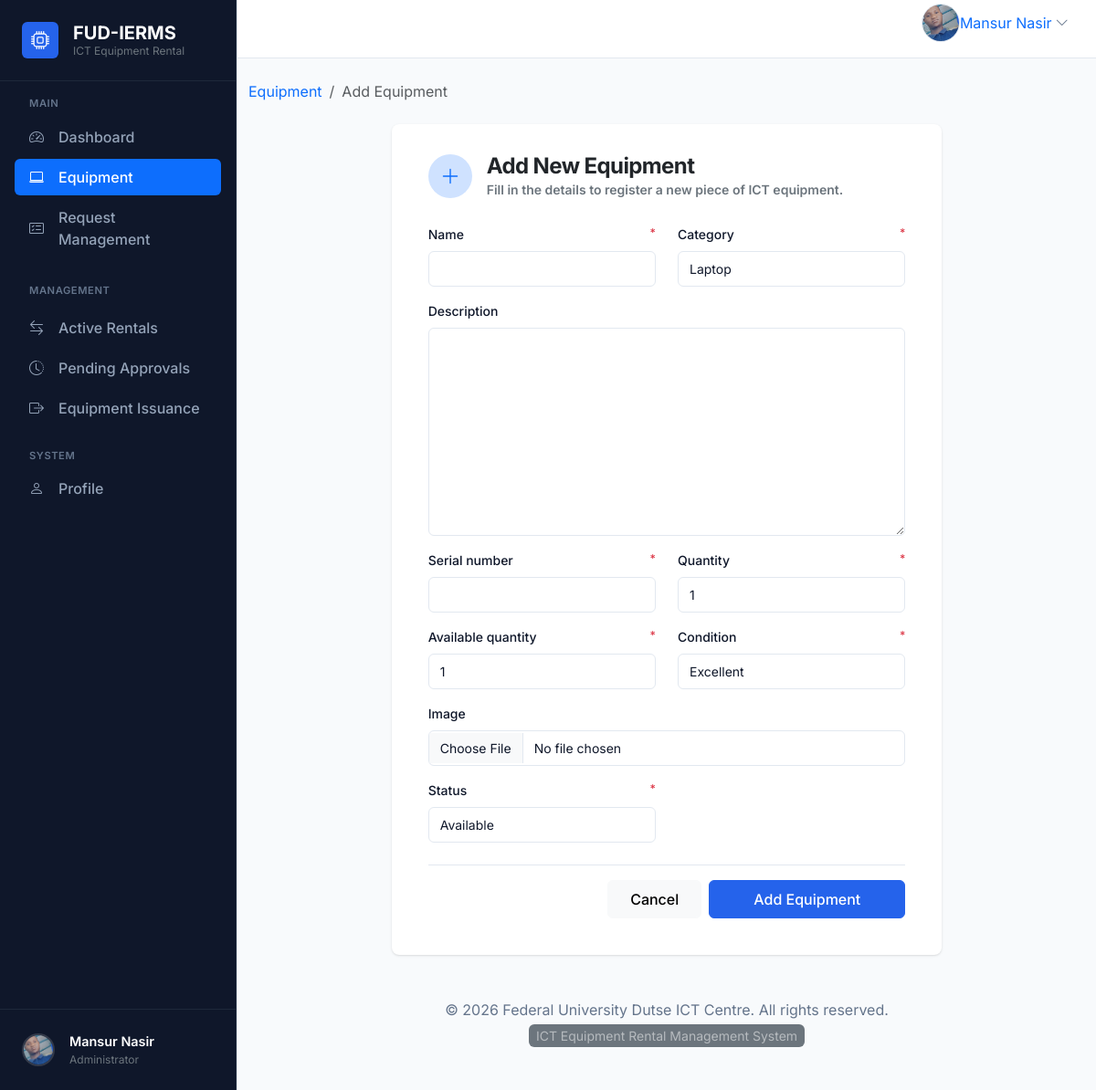
Page /equipment/add/ (signed in) on the committed database.
### accounts/models.py (models this page shows, shortened)
class User(AbstractUser):
    objects = CustomUserManager()
    class Role(models.TextChoices):
        ADMIN = "ADMIN", "Admin"
        STUDENT = "STUDENT", "Student"
        STAFF = "STAFF", "Staff"
    role = models.CharField(
        max_length=20,
        choices=Role.choices,
        default=Role.STUDENT,
        db_index=True,
    )
    phone = models.CharField(max_length=20, blank=True, db_index=True)
    faculty = models.CharField(max_length=255, blank=True, db_index=True)
    department = models.CharField(max_length=255, blank=True, db_index=True)
    profile_image = models.ImageField(
        upload_to="profile_images/",
        blank=True,
        null=True,
    )
    created_at = models.DateTimeField(auto_now_add=True)
    updated_at = models.DateTimeField(auto_now=True)
    class Meta:
        verbose_name = "User"
        verbose_name_plural = "Users"
        ordering = ["-created_at"]
        indexes = [
            models.Index(fields=["role"]),
            models.Index(fields=["phone"]),
            models.Index(fields=["faculty"]),
            models.Index(fields=["department"]),
        ]

### equipment/views.py (the view, shortened to what this page needs)
# urls.py: path("add/", views.EquipmentCreateView.as_view(), name="create"),
class EquipmentCreateView(LoginRequiredMixin, PermissionRequiredMixin, CreateView):
    model = Equipment
    form_class = EquipmentForm
    template_name = "equipment/equipment_create.html"
    permission_required = "equipment.add_equipment"

### templates/equipment/equipment_create.html (shortened to what this page needs)
{% extends "base.html" %}
{% block content %}
<nav aria-label="breadcrumb" class="mb-4">
  <ol class="breadcrumb">
    <li class="breadcrumb-item"><a href="{% url 'equipment:list' %}" class="text-decoration-none">Equipment</a></li>
    <li class="breadcrumb-item active" aria-current="page">Add Equipment</li>
  </ol>
</nav>
<div class="row justify-content-center">
  <div class="col-12 col-md-10 col-lg-8">
    <div class="card border-0 shadow-sm p-3">
      <div class="card-header border-0 bg-transparent pb-0">
        <div class="d-flex align-items-center gap-3 mb-1">
          <div class="d-inline-flex align-items-center justify-content-center bg-primary-subtle text-primary rounded-circle" style="width: 48px; height: 48px;">
            <svg xmlns="http://www.w3.org/2000/svg" width="22" height="22" fill="currentColor" class="bi bi-plus-lg" viewBox="0 0 16 16">
              <path fill-rule="evenodd" d="M8 2a.5.5 0 0 1 .5.5v5h5a.5.5 0 0 1 0 1h-5v5a.5.5 0 0 1-1 0v-5h-5a.5.5 0 0 1 0-1h5v-5A.5.5 0 0 1 8 2"/>
            </svg>
          </div>
          <div>
            <h2 class="h4 fw-bold text-dark mb-0">Add New Equipment</h2>
            <p class="text-secondary small mb-0">Fill in the details to register a new piece of ICT equipment.</p>
          </div>
        </div>
      </div>
      <div class="card-body pt-4">
        <form method="post" enctype="multipart/form-data" novalidate>
          <div class="row">
            {% for field in form.visible_fields %}
              <div class="{% if field.name == 'description' or field.name == 'image' %}col-12{% else %}col-md-6{% endif %} mb-3">
                <label class="form-label d-flex justify-content-between" for="{{ field.id_for_label }}">
                  <span>{{ field.label }}</span>
                  {% if field.field.required %}
                    <span class="text-danger small">*</span>
                  {% endif %}
                </label>
                {{ field }}
              </div>
            {% endfor %}
          </div>
          <div class="d-flex justify-content-end gap-2 pt-3 border-top border-light mt-2">
            <a href="{% url 'equipment:list' %}" class="btn btn-light px-4 py-2">Cancel</a>
            <button type="submit" class="btn btn-primary px-5 py-2">Add Equipment</button>
          </div>
        </form>
      </div>
    </div>
  </div>
</div>
{% endblock content %}

### templates/base.html (shortened to what this page needs)
{% load static %}
<!doctype html>
<html lang="en">
  <head>
    <link
      href="https://cdn.jsdelivr.net/npm/bootstrap@5.3.3/dist/css/bootstrap.min.css"
      rel="stylesheet"
    />
    <link rel="stylesheet" href="https://cdn.jsdelivr.net/npm/bootstrap-icons@1.11.3/font/bootstrap-icons.min.css">
  </head>
  <body>
    <div class="app-shell">
      <aside class="app-sidebar collapse d-lg-block" id="sidebarCollapse">
        {% include "partials/sidebar.html" %}
      </aside>
      <div class="app-main">
        <header class="app-topbar">
          <div class="container-fluid px-3 px-lg-4">
            <div class="topbar-row d-flex align-items-center justify-content-between gap-3">
              <div class="d-flex align-items-center gap-3">
                {% if user.is_authenticated %}
                  <div class="dropdown profile-menu" data-bs-auto-close="true">
                    <a
                      class="profile-toggle d-flex align-items-center text-decoration-none rounded"
                      href="#"
                      id="profileDropdown"
                      role="button"
                      data-bs-toggle="dropdown"
                      aria-expanded="false"
                      aria-label="User menu"
                    >
                      {% if user.profile_image %}
                        <img
                          src="{{ user.profile_image.url }}"
                          alt="{{ user.username }}"
                          class="avatar-img profile-avatar"
                        >
                      {% else %}
                        <div class="avatar-placeholder profile-avatar-placeholder">
                          {{ user.username|slice:":1"|upper }}
                        </div>
                      {% endif %}
                      <span class="profile-name profile-name-full d-none d-md-inline text-nowrap text-truncate" title="{{ user.get_full_name|default:user.username }}">
                        {{ user.get_full_name|default:user.username }}
                      </span>
                      <i class="bi bi-chevron-down ms-1 text-muted profile-chevron" aria-hidden="true"></i>
                    </a>
                  </div>
                {% else %}
                  <a class="btn btn-light" href="{% url 'accounts:login' %}"><i class="bi bi-box-arrow-in-right me-2"></i>Login</a>
                  <a class="btn btn-primary" href="{% url 'accounts:register' %}">Create Account</a>
                {% endif %}
              </div>
            </div>
          </div>
        </header>
        <main class="app-content">
          <div class="container py-4">
        {% block content %}{% endblock content %}
        <footer class="py-4 mt-auto">
          <div class="container text-center">
            <p class="text-muted mb-1">{{ copyright_text }}. All rights reserved.</p>
            <small class="text-white-50 bg-secondary px-2 py-1 rounded">{{ system_name }}</small>
          </div>
        </footer>
      </div>
    </main>
  </body>
</html>

### templates/partials/sidebar.html (shortened to what this page needs)
{% load static %}
{% with current_path=request.path %}
<div class="d-flex flex-column h-100 bg-sidebar" style="background-color: var(--sidebar-bg); border-right: 1px solid #1e293b;">
  <div class="p-4 border-bottom border-secondary d-none d-lg-block" style="border-color: #1e293b !important;">
    <a class="d-flex align-items-center gap-3 text-white text-decoration-none" href="{% url 'home' %}">
      <div class="d-flex align-items-center justify-content-center rounded" style="width: 40px; height: 40px; background-color: var(--primary);">
        <i class="bi bi-cpu text-white fs-5"></i>
      </div>
      <div class="d-flex flex-column">
        <span class="fw-bold fs-5 lh-1 mb-1">FUD-IERMS</span>
        <span class="text-secondary small lh-1" style="font-size: 0.75rem;">ICT Equipment Rental</span>
      </div>
    </a>
  </div>
  <div class="flex-grow-1 overflow-auto py-3">
    <div class="px-3">
      <div class="text-uppercase text-secondary fw-semibold mb-2 px-3" style="font-size: 0.7rem; letter-spacing: 0.05em; color: #64748B !important;">Main</div>
      <nav class="nav flex-column gap-1">
        {% if user.is_authenticated %}
          <a class="nav-link px-3 py-2 rounded d-flex align-items-center gap-3 text-white {% if 'admin-dashboard' in current_path or 'student-dashboard' in current_path or 'staff-dashboard' in current_path %}active bg-primary{% endif %}"
             href="{% url 'accounts:dashboard' %}"
             style="{% if 'admin-dashboard' not in current_path and 'student-dashboard' not in current_path and 'staff-dashboard' not in current_path %}color: #94A3B8 !important;{% endif %} font-weight: 500;">
            <i class="bi bi-speedometer2"></i>
            <span>Dashboard</span>
          </a>
        {% endif %}
        <a class="nav-link px-3 py-2 rounded d-flex align-items-center gap-3 text-white {% if 'equipment' in current_path %}active bg-primary{% endif %}"
           href="{% url 'equipment:list' %}"
           style="{% if 'equipment' not in current_path %}color: #94A3B8 !important;{% endif %} font-weight: 500;">
          <i class="bi bi-laptop"></i>
          <span>Equipment</span>
        </a>
        {% if user.is_authenticated %}
          {% if user.role|upper == 'ADMIN' %}
            <a class="nav-link px-3 py-2 rounded d-flex align-items-center gap-3 text-white {% if 'admin_request_management' in current_path %}active bg-primary{% endif %}"
               href="{% url 'rentals:admin_request_management' %}"
               style="{% if 'rentals' not in current_path or 'pending' in current_path %}color: #94A3B8 !important;{% endif %} font-weight: 500;">
              <i class="bi bi-card-checklist"></i>
              <span>Request Management</span>
            </a>
            <div class="mt-4 mb-2 text-uppercase text-secondary fw-semibold px-3" style="font-size: 0.7rem; letter-spacing: 0.05em; color: #64748B !important;">Management</div>
            <a class="nav-link px-3 py-2 rounded d-flex align-items-center gap-3 text-white {% if 'rentals/active/' in current_path or 'active_rentals' in current_path %}active bg-primary{% endif %}"
               href="{% url 'rentals:active_rentals' %}"
               style="{% if 'rentals/active/' not in current_path and 'active_rentals' not in current_path %}color: #94A3B8 !important;{% endif %} font-weight: 500;">
              <i class="bi bi-arrow-left-right"></i>
              <span>Active Rentals</span>
            </a>
            <a class="nav-link px-3 py-2 rounded d-flex align-items-center gap-3 text-white {% if 'rentals/pending' in current_path %}active bg-primary{% endif %}"
               href="{% url 'rentals:pending_list' %}"
               style="{% if 'rentals/pending' not in current_path %}color: #94A3B8 !important;{% endif %} font-weight: 500;">
              <i class="bi bi-clock-history"></i>
              <span>Pending Approvals</span>
            </a>
            <a class="nav-link px-3 py-2 rounded d-flex align-items-center gap-3 text-white {% if 'rentals/issuance' in current_path %}active bg-primary{% endif %}"
               href="{% url 'rentals:issuance_list' %}"
               style="{% if 'rentals/issuance' not in current_path %}color: #94A3B8 !important;{% endif %} font-weight: 500;">
              <i class="bi bi-box-arrow-right"></i>
              <span>Equipment Issuance</span>
            </a>
          {% endif %}
        {% endif %}
      </nav>
      {% if user.is_authenticated %}
      <div class="mt-4 mb-2 text-uppercase text-secondary fw-semibold px-3" style="font-size: 0.7rem; letter-spacing: 0.05em; color: #64748B !important;">System</div>
      <nav class="nav flex-column gap-1">
        <a class="nav-link px-3 py-2 rounded d-flex align-items-center gap-3 text-white {% if 'profile' in current_path %}active bg-primary{% endif %}"
           href="{% url 'accounts:profile' %}"
           style="{% if 'profile' not in current_path %}color: #94A3B8 !important;{% endif %} font-weight: 500;">
          <i class="bi bi-person"></i>
          <span>Profile</span>
        </a>
      </nav>
      {% endif %}
    </div>
  </div>
  <div class="p-3 border-top border-secondary mt-auto" style="border-color: #1e293b !important;">
    {% if user.is_authenticated %}
      <a href="{% url 'accounts:profile' %}" class="d-flex align-items-center gap-3 text-decoration-none px-2 py-2 rounded hover-bg" style="color: #94A3B8;">
        {% if user.profile_image %}
          <img src="{{ user.profile_image.url }}" alt="{{ user.username }}" class="rounded-circle" style="width: 36px; height: 36px; object-fit: cover; border: 2px solid rgba(255,255,255,0.15);">
        {% else %}
          <div class="d-flex align-items-center justify-content-center rounded-circle fw-bold" style="width: 36px; height: 36px; font-size: 0.875rem; background-color: var(--primary); color: #fff; border: 2px solid rgba(255,255,255,0.15);">
            {{ user.username|slice:":1"|upper }}
          </div>
        {% endif %}
        <div class="d-flex flex-column overflow-hidden">
          <span class="text-white fw-semibold text-truncate" style="max-width: 150px; font-size: 0.9rem;">{{ user.get_full_name|default:user.username }}</span>
          <span class="text-secondary small text-truncate" style="font-size: 0.75rem; max-width: 150px;">{% if user.is_superuser %}Administrator{% else %}{{ user.get_role_display }}{% endif %}</span>
        </div>
      </a>
    {% else %}
      <div class="d-grid gap-2">
        <a class="btn btn-outline-light btn-sm" href="{% url 'accounts:login' %}">Login</a>
        <a class="btn btn-primary btn-sm" href="{% url 'accounts:register' %}">Register</a>
      </div>
    {% endif %}
  </div>
</div>
{% endwith %}

### rows in the picture
User: profile_image (picture), get_full_name "Mansur Nasir"

### other values in the picture
{{ field.label }} "Name" "Category" "Description" "Serial number" "Quantity" "Available quantity" "Condition" "Image" "Status"
{{ copyright_text }} "© 2026 Federal University Dutse ICT Centre"
{{ system_name }} "ICT Equipment Rental Management System"
